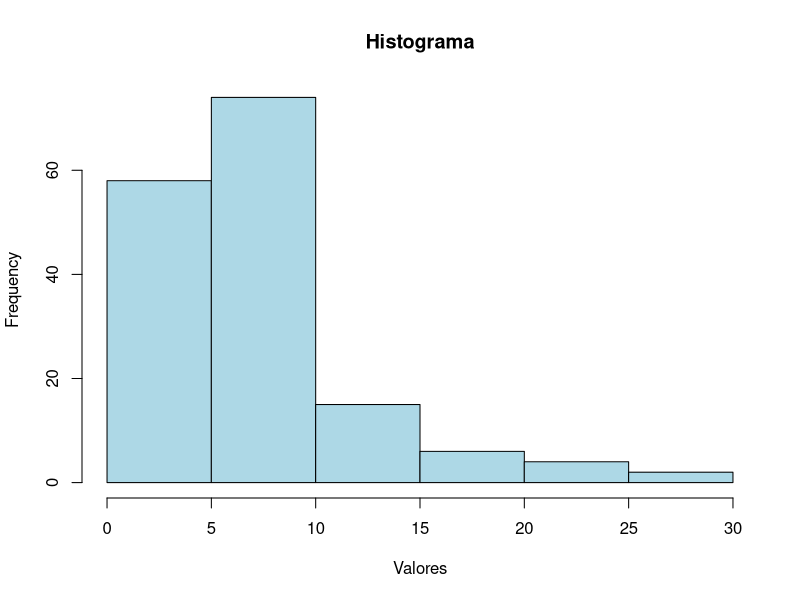
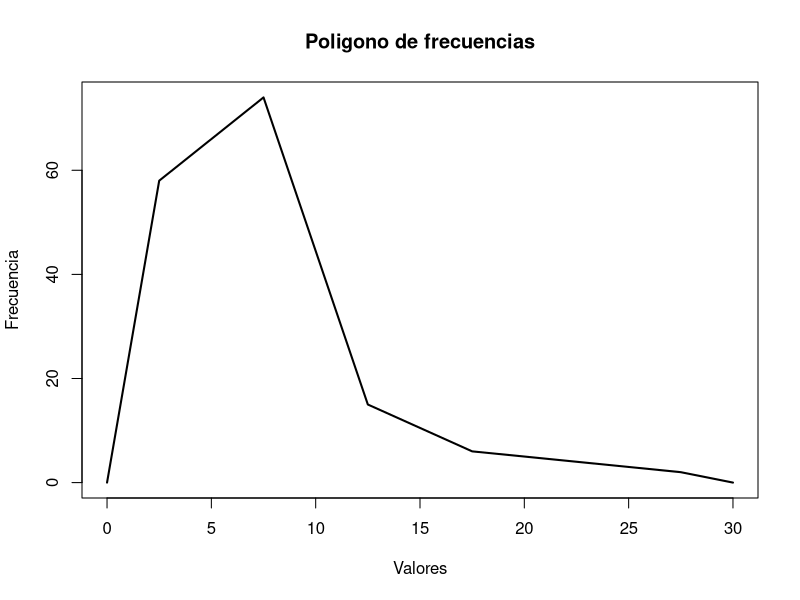

Reproduce these figures in R, in order.

datos <- c(
  8.1,10.0,5.0,7.0,10.0,3.0,
  20.0,4.0,4.0,6.0,6.0,7.0,
  10.0,4.0,3.0,5.0,6.0,6.0,
  6.0,6.0,6.0,5.0,4.0,5.0,
  6.0,25.0,10.0,14.0,6.0,6.0,
  4.0,15.0,5.0,5.0,8.0,19.0,
  21.0,8.3,7.0,8.0,5.0,8.0,
  5.0,7.5,7.0,10.0,15.0,8.0,
  10.0,3.0,15.0,6.0,10.0,8.0,
  7.0,5.0,10.0,3.0,7.0,3.3,
  15.0,5.0,5.0,3.0,7.0,8.0,
  3.0,6.0,6.0,10.0,15.0,6.0,
  3.0,3.0,7.0,5.0,4.0,9.2,
  16.0,7.0,8.0,5.0,10.0,10.0,
  9.0,5.0,5.0,4.0,8.0,4.0,
  3.0,4.0,5.0,8.0,30.0,14.0,
  15.0,2.0,8.0,7.0,12.0,4.0,
  3.8,10.0,25.0,8.0,9.0,14.0,
  30.0,2.0,10.0,5.0,5.0,10.0,
  22.0,5.0,5.0,3.0,4.0,8.0,
  7.5,5.0,8.0,3.0,5.0,7.0,
  8.0,5.0,9.0,11.0,2.0,10.0,
  6.0,5.0,5.0,12.0,9.0,8.0,
  15.0,18.0,10.0,9.0,5.0,6.0,
  6.0,8.0,12.0,10.0,5.0,
  5.0,16.0,8.0,5.0,8.0,
  4.0,16.0,3.0,7.0,13.0
)

breaks <- seq(0,30,by=5)

clases <- cut(datos, breaks=breaks, right=FALSE)

# Frecuencias
freq <- table(clases)

f <- as.numeric(freq)
rel <- f/length(datos)
cum <- cumsum(f)
cumrel <- cumsum(rel)

# Tabla
tabla <- data.frame(
  Clase = names(freq),
  Frec = f,
  Frec_relativa = round(rel,3),
  Frec_acumulada = cum,
  Frec_rel_acumulada = round(cumrel,3)
)

print(tabla,row.names=FALSE)

# Histograma
hist(datos,
     breaks=breaks,
     col="lightblue",
     main="Histograma",
     xlab="Valores")

# Polígono de frecuencias
h <- hist(datos, breaks=breaks, plot=FALSE)

x <- c(breaks[1], h$mids, tail(breaks,1))
y <- c(0, h$counts, 0)

plot(x, y,
     type="l",
     xlab="Valores",
     ylab="Frecuencia",
     main="Poligono de frecuencias",
     lwd=2)

# b
cat("\n(b) Porcentaje entre 10 y 14.9:",
    round(mean(datos >=10 & datos <=14.9)*100,2),"%\n")

# c
cat("(c) Observaciones menores que 20:",
    sum(datos <20),"\n")

# d
cat("(d) Proporción >= 25:",
    round(mean(datos >=25),3),"\n")

# e
cat("(e) Porcentaje <10 o >19.95:",
    round(mean(datos <10 | datos >19.95)*100,2),"%\n")

# f
cat("(f) La distribución está sesgada a la derecha porque la mayoría de los valores se concentran en valores pequeños (aprox. 3–10) y hay algunos valores grandes como 20, 22, 25 y 30 que extienden la cola hacia la derecha.\n")
